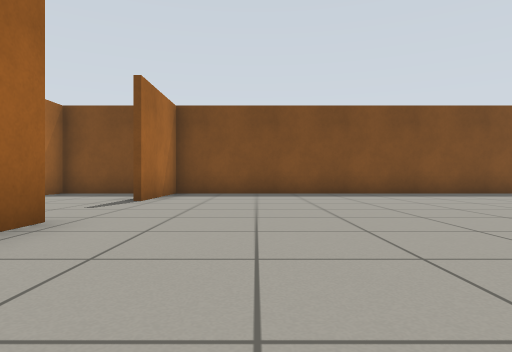
view 1 (above)

24 first-person views from a walk through a world built for the Gazebo simulator. The camera is 0.5 m above the floor, looks level and sees 75° across. The floor is counted in squares, 1 m on a side. Each view is taken from the middle of a square. On the plan, view 1 faces up. The plan holds only what a view shows up to about 9 squares ahead; the rest is blank. The place goes on beyond the plan.

view 2
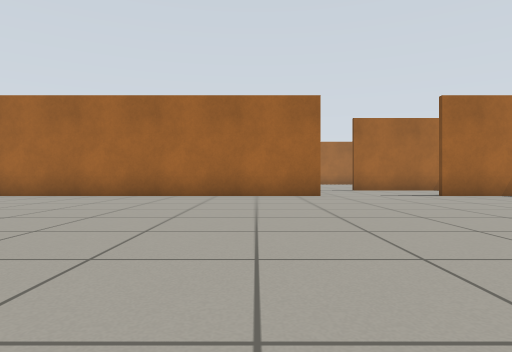

view 3
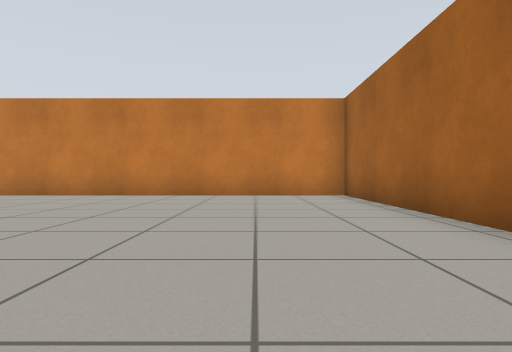

view 4
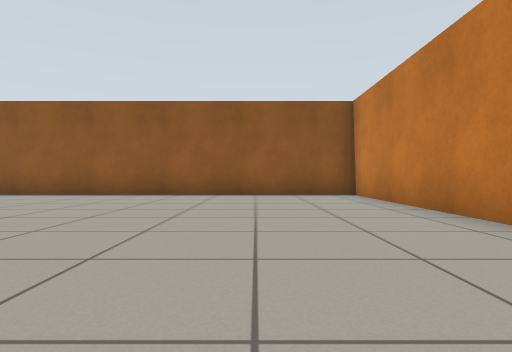

view 5
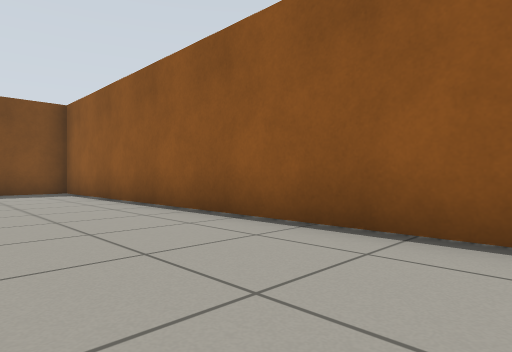

view 6
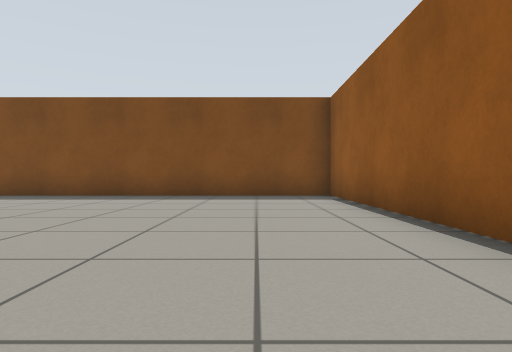

view 7
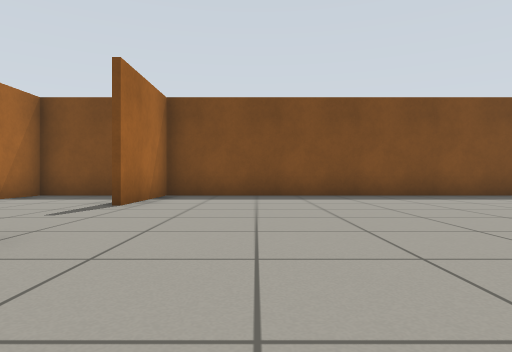

view 8
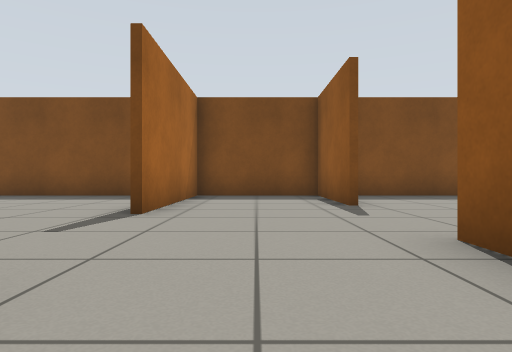

view 9
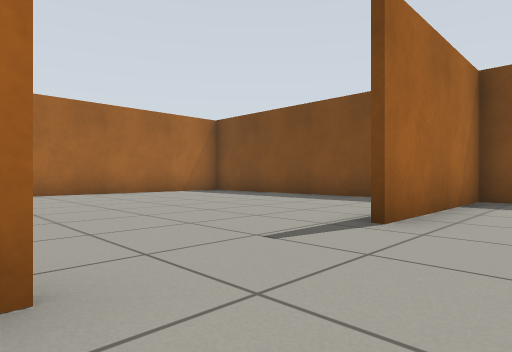

view 10
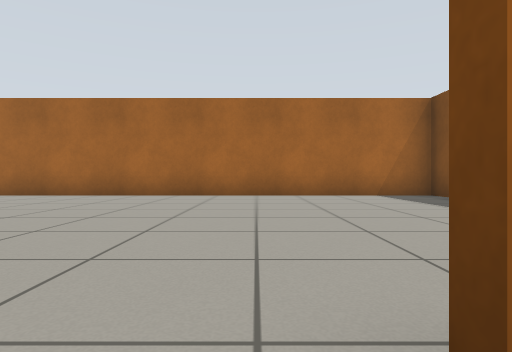

view 11
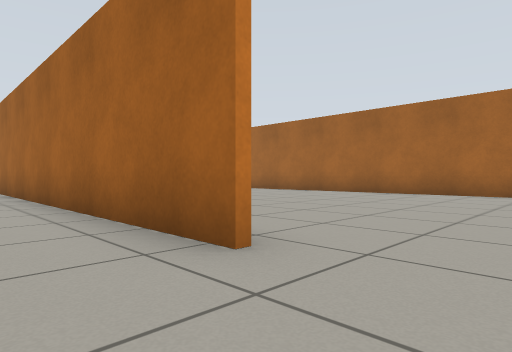

view 12
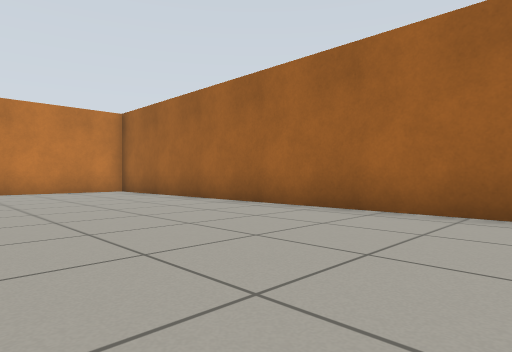

view 13
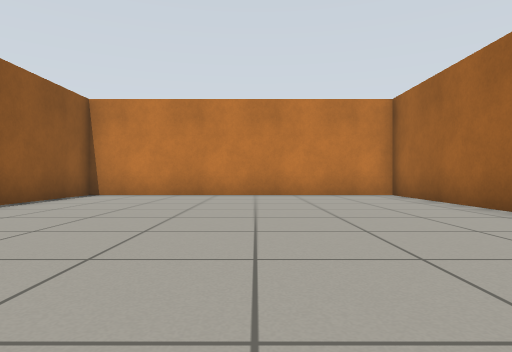

view 14
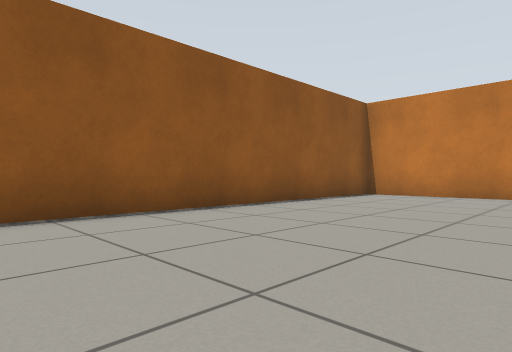

view 15
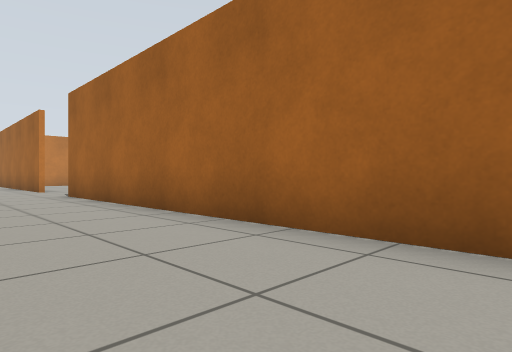

view 16
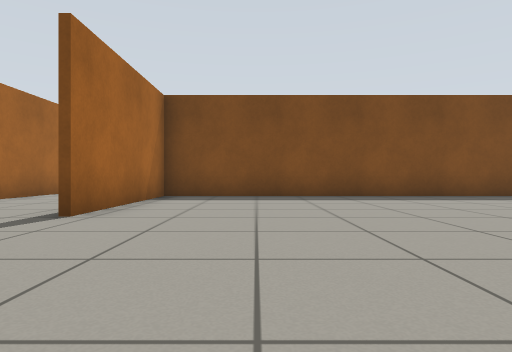

view 17
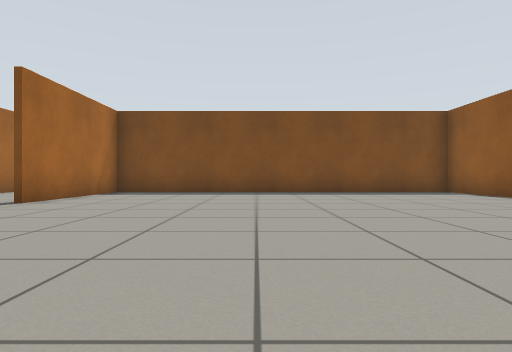

view 18
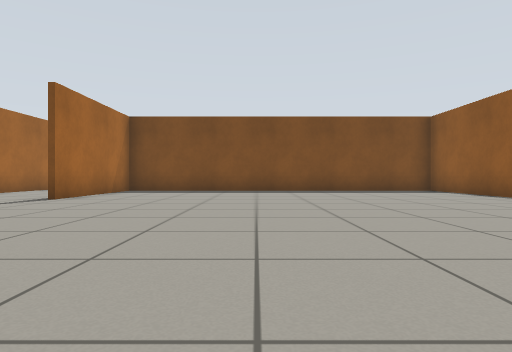

view 19
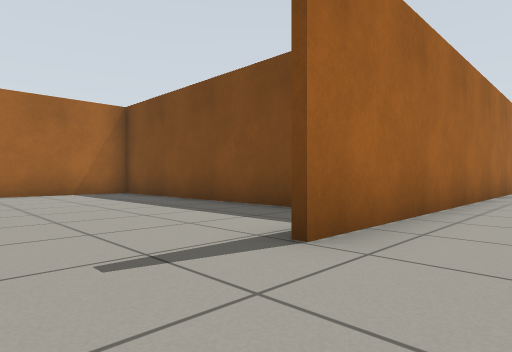

view 20
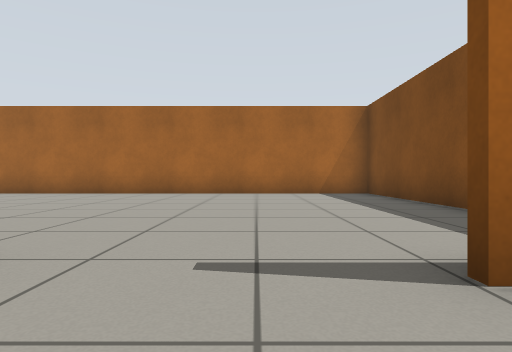

view 21
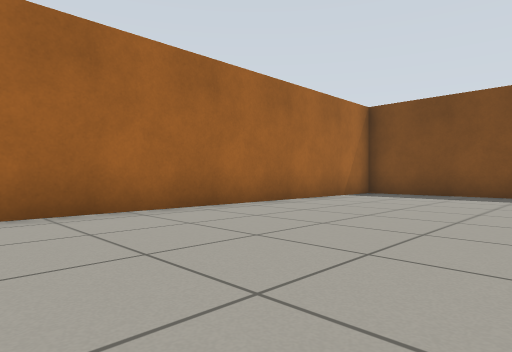

view 22
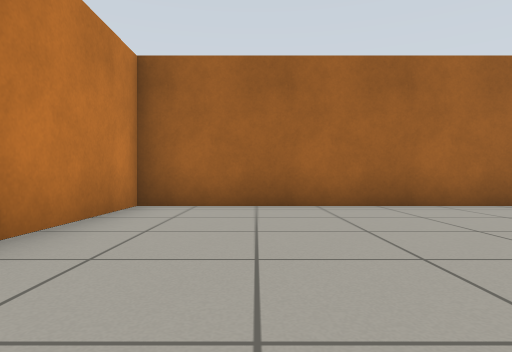

view 23
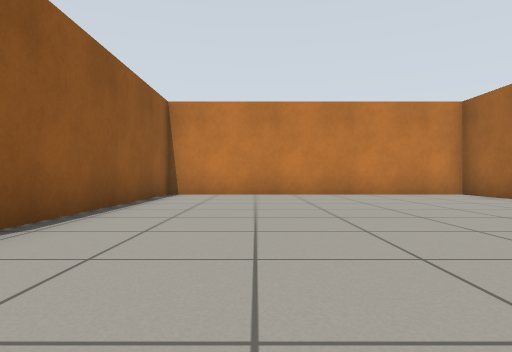

view 24
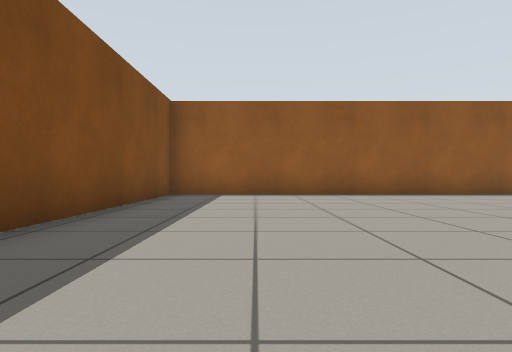

### Floor plan
Points are (right, up) in squares from view 1. A wall is a line through its corners. A room is listed if a view was taken in it or the views show most of it. See-through windows are left out.
Room 1 (views 1, 2, 3, 4, 5, 6, 7)
walls: (-2.3, 3.6) (-2.3, -6.6) (7.9, -6.6) (7.9, 9.5) (-2.3, 9.5) (-2.3, 6.6)
ways out: opening at (-1.7, 5) to room 2
Room 2 (views 8, 9, 10, 11, 12, 13, 14, 15, 16, 17, 18, 19, 20, 21, 22, 23, 24)
walls: (-7.4, -8.8) (-13, -8.8); (-13.6, -9.8) (-13.6, -21) (-5.7, -21) (-5.7, -15); (7.9, -15.9) (7.9, -6.7) (-2.3, -6.7) (-2.3, -11); (-5.5, 2.4) (-5.5, -11); (-2.4, 3) (-2.4, 3.6); (-2.4, 6.6) (-2.4, 9.5) (-5.5, 9.5) (-5.5, 5.2); (-7.1, 9.5) (-10.5, 9.5); (-12.8, 9.5) (-13.6, 9.5) (-13.6, -8.7) (-5.7, -8.7) (-5.7, -0.5)
ways out: opening at (-1.7, 5) to room 1

Positions as (right, up) in squares from view 1, and headings:
1: (0, 0), facing up
2: (6, 2), facing left
3: (0, 2), facing down
4: (-1, -4), facing right
5: (5, -1), facing up-right
6: (6, 1), facing up
7: (0, 1), facing up
8: (-4, 1), facing up
9: (-4, 2), facing up-left
10: (-5, 5), facing left
11: (-4, 4), facing down-left
12: (-9, 2), facing down-left
13: (-10, 0), facing down
14: (-10, 0), facing down-right
15: (-3, -2), facing down-left
16: (0, -15), facing up
17: (2, -17), facing up
18: (2, -18), facing up
19: (-4, -13), facing up-left
20: (-4, -12), facing left
21: (-9, -18), facing up-left
22: (-8, -19), facing left
23: (-8, -12), facing down
24: (-1, -9), facing right
